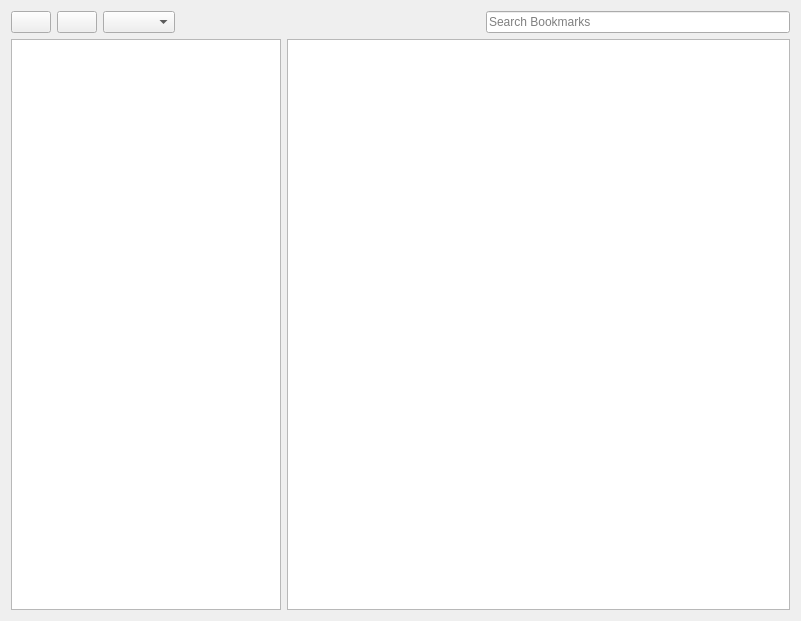
<?xml version="1.0" encoding="UTF-8"?>
<ui version="4.0">
 <class>BookmarkWidget</class>
 <widget class="QWidget" name="BookmarkWidget">
  <property name="geometry">
   <rect>
    <x>0</x>
    <y>0</y>
    <width>801</width>
    <height>621</height>
   </rect>
  </property>
  <property name="windowTitle">
   <string>Bookmarks</string>
  </property>
  <layout class="QVBoxLayout" name="verticalLayout">
   <item>
    <layout class="QHBoxLayout" name="horizontalLayoutControls">
     <property name="sizeConstraint">
      <enum>QLayout::SetMinimumSize</enum>
     </property>
     <item>
      <widget class="QPushButton" name="buttonBack">
       <property name="text">
        <string/>
       </property>
      </widget>
     </item>
     <item>
      <widget class="QPushButton" name="buttonForward">
       <property name="text">
        <string/>
       </property>
      </widget>
     </item>
     <item>
      <widget class="QComboBox" name="comboBoxOptions">
       <property name="currentText">
        <string/>
       </property>
      </widget>
     </item>
     <item>
      <spacer name="horizontalSpacer">
       <property name="orientation">
        <enum>Qt::Horizontal</enum>
       </property>
       <property name="sizeHint" stdset="0">
        <size>
         <width>40</width>
         <height>20</height>
        </size>
       </property>
      </spacer>
     </item>
     <item>
      <widget class="QLineEdit" name="lineEditSearch">
       <property name="placeholderText">
        <string>Search Bookmarks</string>
       </property>
       <property name="clearButtonEnabled">
        <bool>true</bool>
       </property>
      </widget>
     </item>
    </layout>
   </item>
   <item>
    <layout class="QHBoxLayout" name="horizontalLayoutContent">
     <property name="sizeConstraint">
      <enum>QLayout::SetMaximumSize</enum>
     </property>
     <item>
      <widget class="QTreeView" name="treeView">
       <property name="maximumSize">
        <size>
         <width>270</width>
         <height>16777215</height>
        </size>
       </property>
       <property name="headerHidden">
        <bool>true</bool>
       </property>
      </widget>
     </item>
     <item>
      <widget class="QTableView" name="tableView">
       <property name="minimumSize">
        <size>
         <width>0</width>
         <height>0</height>
        </size>
       </property>
       <property name="dragEnabled">
        <bool>true</bool>
       </property>
       <property name="dragDropOverwriteMode">
        <bool>false</bool>
       </property>
       <property name="dragDropMode">
        <enum>QAbstractItemView::InternalMove</enum>
       </property>
       <property name="defaultDropAction">
        <enum>Qt::MoveAction</enum>
       </property>
       <property name="selectionMode">
        <enum>QAbstractItemView::ExtendedSelection</enum>
       </property>
       <property name="selectionBehavior">
        <enum>QAbstractItemView::SelectRows</enum>
       </property>
       <property name="showGrid">
        <bool>false</bool>
       </property>
       <attribute name="verticalHeaderVisible">
        <bool>false</bool>
       </attribute>
      </widget>
     </item>
    </layout>
   </item>
  </layout>
 </widget>
 <resources/>
 <connections/>
</ui>
